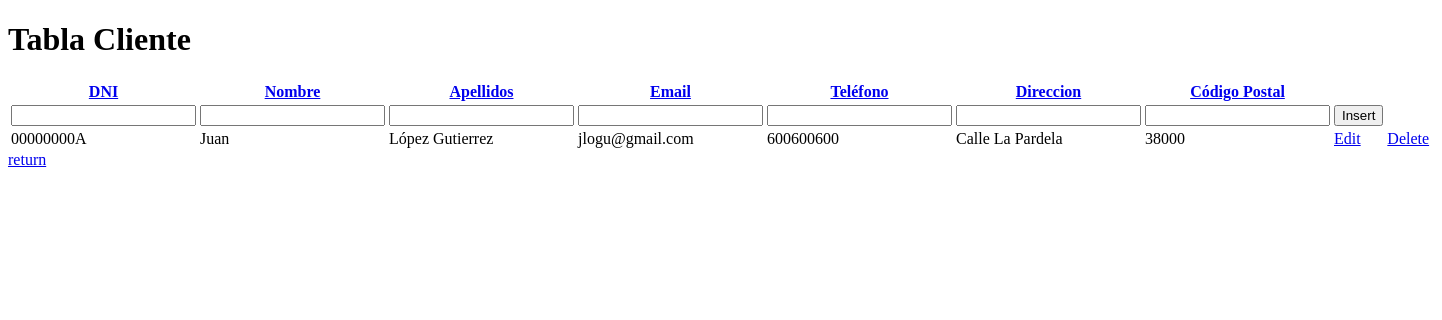
Before: /cliente.php?column=DNI&order=desc with the older database file.
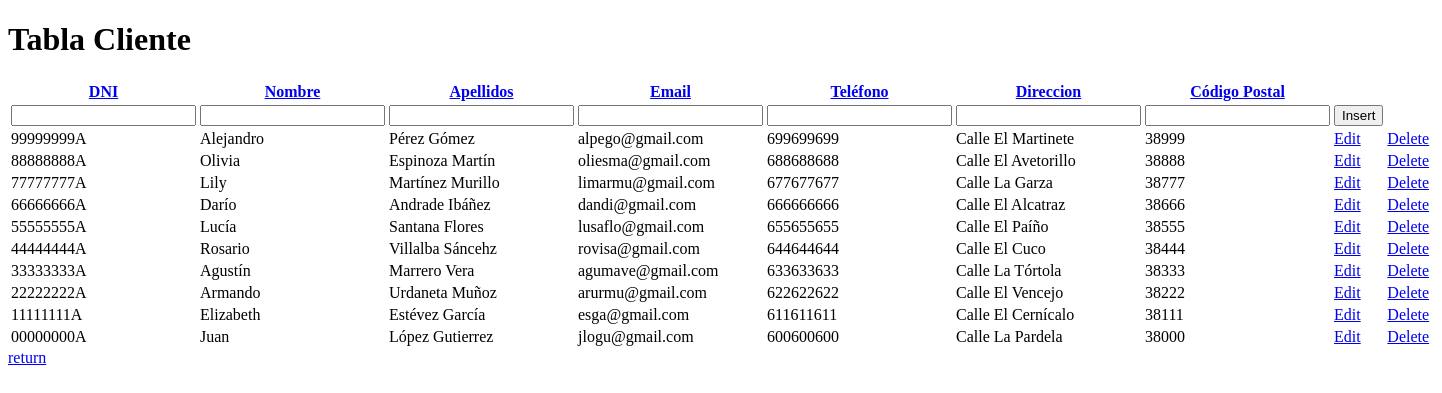
After: the same page with the newer database file.
### tables this page shows
CREATE TABLE IF NOT EXISTS CLIENTE (
  DNI VARCHAR(10) NOT NULL,
  Nombre VARCHAR(45) NOT NULL,
  Apellidos VARCHAR(45) NOT NULL,
  Email VARCHAR(45) NOT NULL,
  Telefono VARCHAR(12) NOT NULL,
  Direccion VARCHAR(45) NOT NULL,
  Codigo_postal VARCHAR(8) NOT NULL,
  Borrado TINYINT NULL,
  PRIMARY KEY (DNI),
  UNIQUE INDEX Email_UNIQUE (Email ASC) VISIBLE,
  UNIQUE INDEX DNI_UNIQUE (DNI ASC) VISIBLE,
  UNIQUE INDEX Telefono_UNIQUE (Telefono ASC) VISIBLE);

### cliente.php (the view, shortened to what this page needs)
<?php
require "bbdd.php";
$columns = array('DNI','Nombre','Apellidos', 'Email', 'Telefono', 'Direccion', 'Codigo_postal');
$column = isset($_GET['column']) && in_array($_GET['column'], $columns) ? $_GET['column'] : $columns[0];
$sort_order = isset($_GET['order']) && strtolower($_GET['order']) == 'desc' ? 'DESC' : 'ASC';
if ($result = mysqli_query($db, "SELECT * FROM CLIENTE ORDER BY $column $sort_order")) {
	$up_or_down = str_replace(array('ASC','DESC'), array('up','down'), $sort_order);
	$asc_or_desc = $sort_order == 'ASC' ? 'desc' : 'asc';
	$add_class = ' class="highlight"';
?>
<!DOCTYPE html>
<html>
<head>
</head>
<body>
<table>
  <h1>Tabla Cliente</h1>
  <tr>
    <th><a href="cliente.php?column=DNI&order=<?php echo $asc_or_desc; ?>">DNI<i class ="<?php echo $column == 'DNI' ? '-' . $up_or_down : ''; ?>"></i></a></th>
    <th><a href="cliente.php?column=Nombre&order=<?php echo $asc_or_desc; ?>">Nombre<i class ="<?php echo $column == 'Nombre' ? '-' . $up_or_down : ''; ?>"></i></a></th>
    <th><a href="cliente.php?column=Apellidos&order=<?php echo $asc_or_desc; ?>">Apellidos<i class ="<?php echo $column == 'Apellidos' ? '-' . $up_or_down : ''; ?>"></i></a></th>
    <th><a href="cliente.php?column=Email&order=<?php echo $asc_or_desc; ?>">Email<i class ="<?php echo $column == 'Email' ? '-' . $up_or_down : ''; ?>"></i></a></th>
    <th><a href="cliente.php?column=Telefono&order=<?php echo $asc_or_desc; ?>">Teléfono<i class ="<?php echo $column == 'Telefono' ? '-' . $up_or_down : ''; ?>"></i></a></th>
    <th><a href="cliente.php?column=Direccion&order=<?php echo $asc_or_desc; ?>">Direccion<i class ="<?php echo $column == 'Direccion' ? '-' . $up_or_down : ''; ?>"></i></a></th>
    <th><a href="cliente.php?column=Codigo_postal&order=<?php echo $asc_or_desc; ?>">Código Postal<i class ="<?php echo $column == 'Codigo_postal' ? '-' . $up_or_down : ''; ?>"></i></a></th>
    </tr>
  <tr>
  <form action="insert.php" method="post">
    <td><input type='text' name='enterDNI'></td>
    <td><input type='text' name='enterNombre'></td>
    <td><input type='text' name='enterApellidos'></td>
    <td><input type='text' name='enterEmail'></td>
    <td><input type='text' name='enterTelefono'></td>
    <td><input type='text' name='enterDireccion'></td>
    <td><input type='text' name='enterCodigo_Postal'></td>
    <td><button>Insert</button></td>
    </form>
  </tr>
<?php
  while($data = mysqli_fetch_assoc($result)) {
    if ($data['Borrado'] == 0) {
  ?>
  <tr>
    <td <?php echo $column == 'DNI' ? $add_class : ''; ?>><?php echo $data['DNI'];?></td>
    <td <?php echo $column == 'Nombre' ? $add_class : ''; ?>><?php echo $data['Nombre'];?></td>
    <td <?php echo $column == 'Apellidos' ? $add_class : ''; ?>><?php echo $data['Apellidos'];?></td>
    <td <?php echo $column == 'Email' ? $add_class : ''; ?>><?php echo $data['Email'];?></td>
    <td <?php echo $column == 'Telefono' ? $add_class : ''; ?>><?php echo $data['Telefono'];?></td>
    <td <?php echo $column == 'Direccion' ? $add_class : ''; ?>><?php echo $data['Direccion'];?></td>
    <td <?php echo $column == 'Codigo_postal' ? $add_class : ''; ?>><?php echo $data['Codigo_postal'];?></td>
    <td ><a href="edit.php?id=<?php echo $data['DNI']; ?>">Edit</a></td>
    <td ><a href="delete.php?id=<?php echo $data['DNI']; ?>">Delete</a></td>
  </tr>
  <?php
  }
}
  ?>
  </table>
<a href="index.php">return</a>
</body>
</html>
<?php
}
?>

Changed rows visible on the page:
added cliente: DNI "99999999A", Nombre "Alejandro", Apellidos "Pérez Gómez", Email "alpego@gmail.com", Telefono "699699699", Direccion "Calle El Martinete", Codigo_postal "38999"
added cliente: DNI "88888888A", Nombre "Olivia", Apellidos "Espinoza Martín", Email "oliesma@gmail.com", Telefono "688688688", Direccion "Calle El Avetorillo", Codigo_postal "38888"
added cliente: DNI "77777777A", Nombre "Lily", Apellidos "Martínez Murillo", Email "limarmu@gmail.com", Telefono "677677677", Direccion "Calle La Garza", Codigo_postal "38777"
added cliente: DNI "66666666A", Nombre "Darío", Apellidos "Andrade Ibáñez", Email "dandi@gmail.com", Telefono "666666666", Direccion "Calle El Alcatraz", Codigo_postal "38666"
added cliente: DNI "55555555A", Nombre "Lucía", Apellidos "Santana Flores", Email "lusaflo@gmail.com", Telefono "655655655", Direccion "Calle El Paíño", Codigo_postal "38555"
added cliente: DNI "44444444A", Nombre "Rosario", Apellidos "Villalba Sáncehz", Email "rovisa@gmail.com", Telefono "644644644", Direccion "Calle El Cuco", Codigo_postal "38444"
added cliente: DNI "33333333A", Nombre "Agustín", Apellidos "Marrero Vera", Email "agumave@gmail.com", Telefono "633633633", Direccion "Calle La Tórtola", Codigo_postal "38333"
added cliente: DNI "22222222A", Nombre "Armando", Apellidos "Urdaneta Muñoz", Email "arurmu@gmail.com", Telefono "622622622", Direccion "Calle El Vencejo", Codigo_postal "38222"
added cliente: DNI "11111111A", Nombre "Elizabeth", Apellidos "Estévez García", Email "esga@gmail.com", Telefono "611611611", Direccion "Calle El Cernícalo", Codigo_postal "38111"
